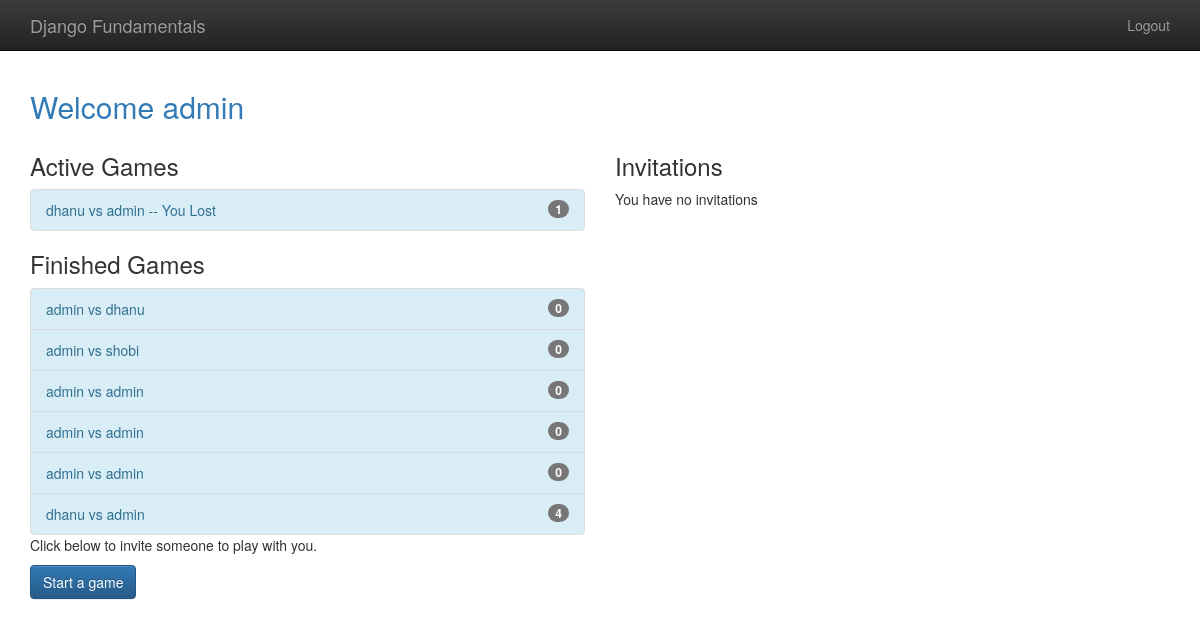
/player/home (signed in), run on the app's committed database.
### gameplay/models.py (models this page shows, shortened)
class Game(models.Model):
    first_player = models.ForeignKey(User, related_name="games_first_player", on_delete=models.CASCADE)
    second_player = models.ForeignKey(User, related_name="games_second_player", on_delete=models.CASCADE)
    start_time = models.DateTimeField(auto_now_add=True)
    last_active = models.DateTimeField(auto_now=True)
    status = models.CharField(max_length=1, default='F', choices=GAME_STATUS_CHOICES)
    objects = GamesQuerySet.as_manager()
    def get_absolute_url(self):
        return reverse('gameplay_detail', args=[self.id])
    def __str__(self):
        return "{0} vs {1}".format(
            self.first_player, self.second_player)

### player/views.py (the view)
# urls.py: url(r'home$', home, name='player_home'),
@login_required
def home(request):
    my_games = Game.objects.games_for_user(request.user)
    active_games = my_games.active()
    finished_games = my_games.difference(active_games)
    invitations = request.user.invitations_received.all()
    return render(request, "player/home.html",
                  {'active_games': active_games,
                   'finished_games' : finished_games,
                   'invitations': invitations})

### gameplay/models.py (called while the page is built)
    def games_for_user(self, user):
        return self.filter(
            Q(first_player = user) | Q(second_player = user)
        )

    def active(self):
        return self.exclude(
            Q(status = 'F') | Q(status = 'S')
        )

### templates/player/home.html (shortened to what this page needs)
{% extends "base.html" %}
{% block content %}
   <h2 class="text-primary">Welcome {{user.username}}</h2>
    <div class="row">
        <div class="col-md-6">
            <h3>Active Games</h3>
            {% include "player/game_list_snippet.html" with games_list=active_games %}
            <h3>Finished Games</h3>
            {% include "player/game_list_snippet.html" with games_list=finished_games %}
            <p>Click below to invite someone to play with you.</p>
            <p>
                <a class="btn btn-primary"
                   href="{% url 'player_new_invitation' %}">Start a game</a>
            </p>
        </div>
        <div class = "col-md-6">
            <h3> Invitations </h3>
            {% if invitations %}
                <div class="list-group">
                    {% for inv in invitations %}
                        <a class="list-group-item" href="{% url 'player_accept_invitation' id=inv.id %}">
                            {{ inv.from_user.username }} has invited you to a game.
                        </a>
                    {% endfor %}
                </div>
            {% else %}
                <p> You have no invitations </p>
            {% endif %}
        </div>
    </div>
{% endblock %}

### templates/base.html (shortened to what this page needs)
{% load staticfiles %}
<!doctype html>
<html class="no-js" lang="">
    <head>
        <link rel="stylesheet" href="{% static 'css/bootstrap.min.css' %}">
        <link rel="stylesheet" href="{% static 'css/bootstrap-theme.min.css' %}">
        <link rel="stylesheet" href="{% static 'css/main.css' %}">
    </head>
    <body>
    <nav class="navbar navbar-inverse navbar-fixed-top" role="navigation">
      <div class="container">
        <div class="navbar-header">
          <a class="navbar-brand" href="/">Django Fundamentals</a>
        </div>
        <ul class="nav navbar-nav navbar-right">
            {% if user.is_authenticated %}
                <li><a href="{% url 'player_logout' %}">Logout</a></li>
            {% else %}
                <li><a href="{% url 'player_login' %}">Login</a></li>
            {% endif %}
        </ul>
      </div>
    </nav>
    <div class="container">
        {% block content %}
        {% endblock %}
    </div>
    </body>
</html>

### templates/player/game_list_snippet.html
{% if games_list %}
    <div class="list-group-bg-info">
        {% for game in games_list %}
            <a class="list-group-item list-group-item-info"
               href="{{ game.get_absolute_url }}">
                {{ game }}
                {% if game.status not in 'FS' %}
                    {% if game.status == "D" %}
                        -- Draw
                    {% elif game.status == "W" and user == game.first_player %}
                        -- You Won!
                    {% elif game.status == "L" and user == game.second_player %}
                        -- You Won!
                    {% else %}
                        -- You Lost
                    {% endif %}
                {% endif %}
                <span class="badge">{{ game.move_set.count }}</span>
            </a>
        {% endfor %}
    </div>
{% endif %}

### templates/base.html (style rules this page uses)
body { padding-top: 70px; padding-bottom: 20px; }

### data on the page
Game: first_player+second_player "dhanu vs admin", status "-- You Lost", move_set.count "1"
Game: first_player+second_player "admin vs dhanu", move_set.count "0"
Game: first_player+second_player "admin vs shobi", move_set.count "0"
Game: first_player+second_player "admin vs admin", move_set.count "0"
Game: first_player+second_player "admin vs admin", move_set.count "0"
Game: first_player+second_player "admin vs admin", move_set.count "0"
Game: first_player+second_player "dhanu vs admin", move_set.count "4"

### other printed values
{{ user.username }} "admin"
